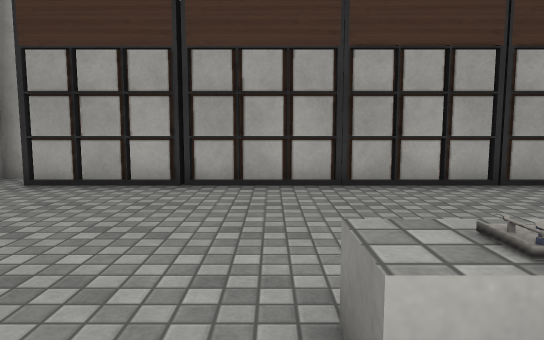
View 1 (above)

20 first-person views from a walk through a Unity game level. The camera is 1.2 m above the floor, tilts 6° down and sees 70° across. The floor is counted in squares, 1 m on a side. Each view is taken from the middle of a square. On the plan, view 1 faces up. The plan holds only what a view shows up to about 15 squares ahead; the rest is blank. Some surface patterns are stand-ins.

View 2
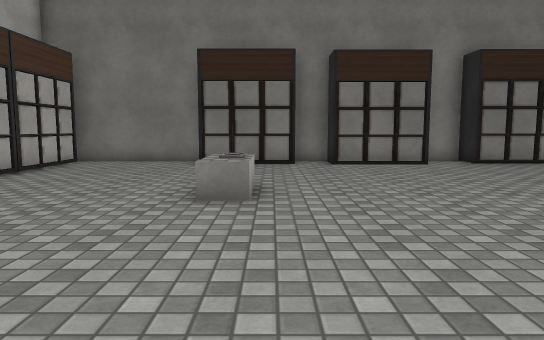

View 3
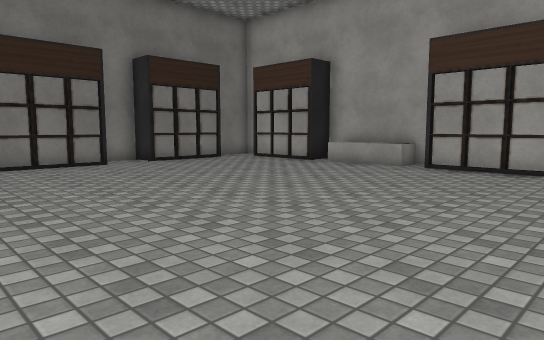

View 4
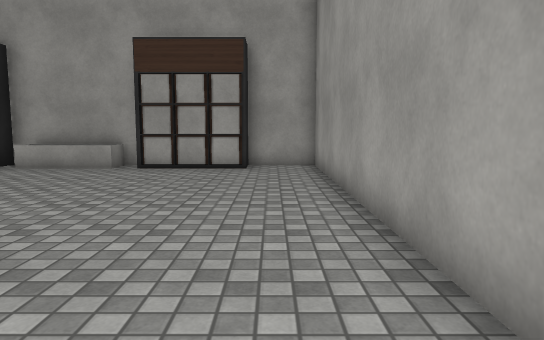

View 5
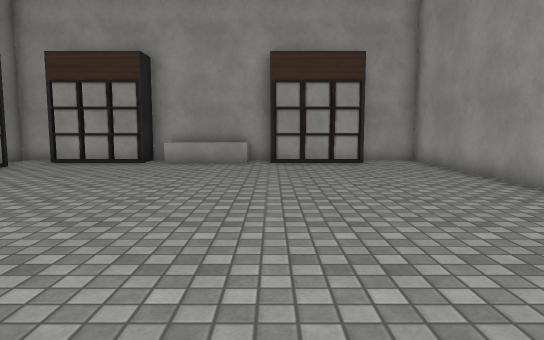

View 6
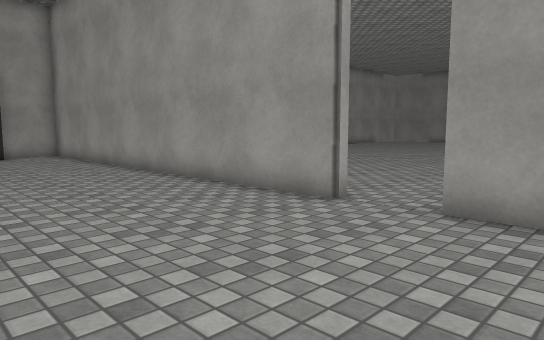

View 7
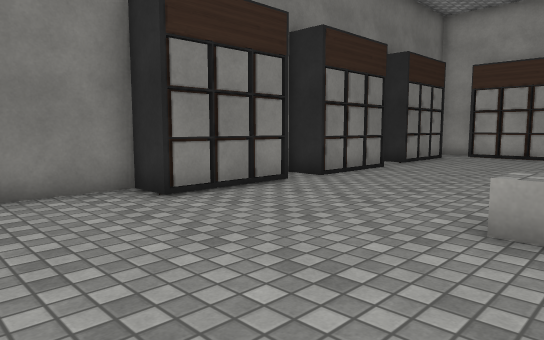

View 8
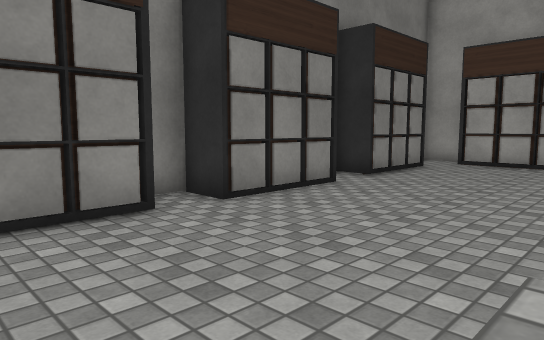

View 9
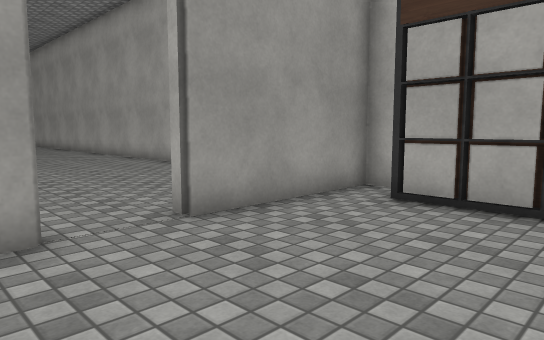

View 10
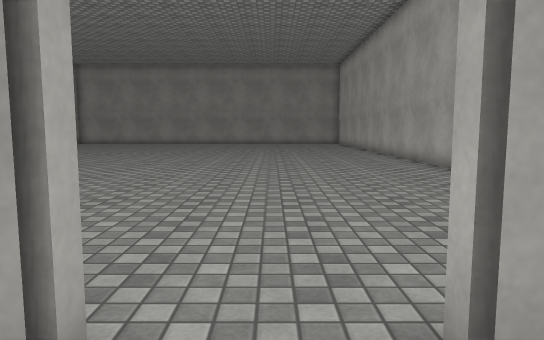

View 11
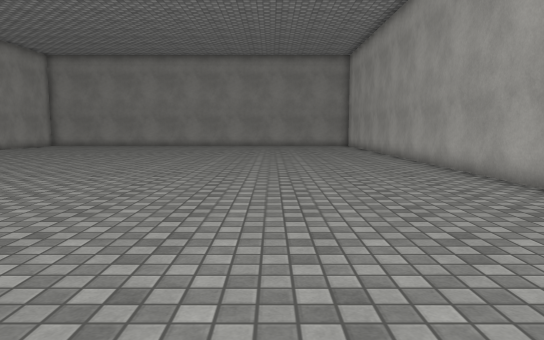

View 12
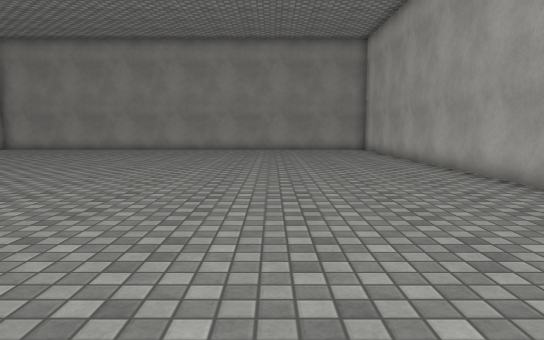

View 13
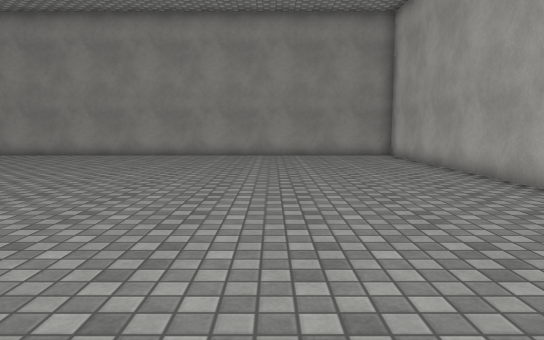

View 14
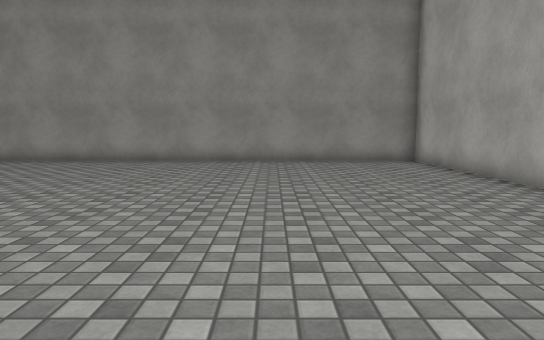

View 15
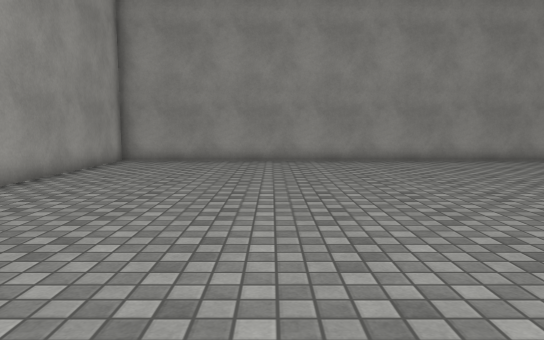

View 16
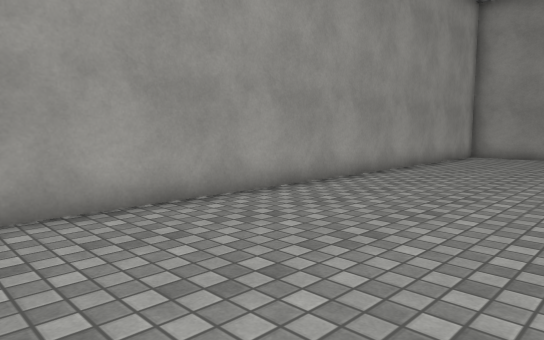

View 17
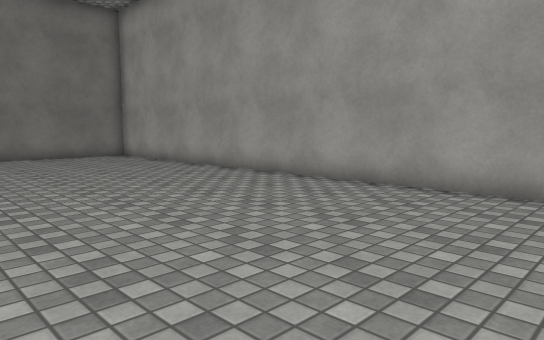

View 18
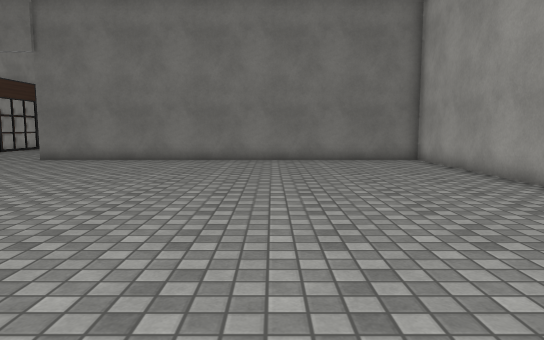

View 19
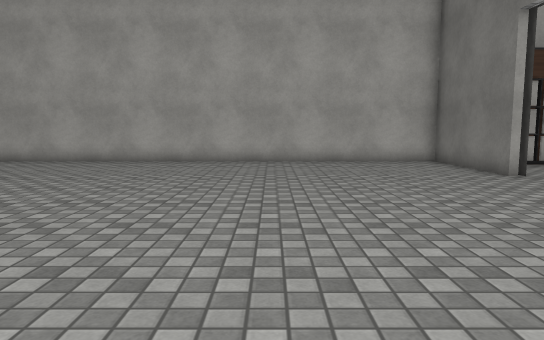

View 20
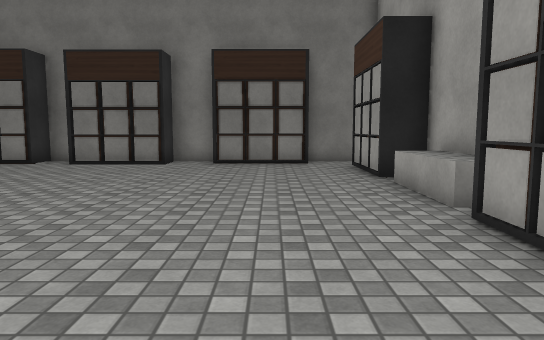

### Floor plan
Points are (right, up) in squares from view 1. A wall is a line through its corners. A room is listed if a view was taken in it or the views show most of it. See-through windows are left out.
Room 1 (views 1, 2, 3, 4, 5, 6, 7, 8, 9, 10, 20)
walls: (7.3, 0.2) (7.3, 3.5); (8.5, -1.3) (8.5, 0.2) (7.4, 0.2) (7.4, 3.5) (8.5, 3.5) (8.5, 8.4); (-6.5, 3.1) (-6.5, -11.7) (-4.1, -11.7); (8.5, -6) (8.5, -4.3); (1.4, 8.1) (-1.5, 8.1); (2.5, 8.1) (1.6, 8.1); (4.5, 8.1) (2.6, 8.1); (-1, -11.7) (3.6, -11.7); (7.1, -11.7) (8.5, -11.7) (8.5, -9.4); (-5.9, 9.5) (-6.5, 9.5) (-6.5, 4.9)
low walls: (-0.1, -11.9) (-0.1, -10.8) (2.9, -10.8)
ways out: opening at (-7, 4) to room 2
objects: other object (-5, 8) to (-3, 8); other object (-4, -11) to (-1, -11); other object (-2, 8); other object (1, 1) to (2, 2); other object (4, -11) to (7, -11); other object (5, 8); other object (6, 8) to (8, 8); other object (7, -9) to (8, -6); other object (7, -4) to (8, -1)
Room 2 (views 11, 12, 13, 14, 15, 16, 17, 18, 19)
walls: (-6.9, 4.9) (-6.9, 9.5) (-36.8, 9.5) (-36.8, -11.7) (-6.9, -11.7); (-6.9, -8.2) (-6.9, -7)
ways out: opening at (-7, 4) to room 1

Where each view was taken, in squares from view 1:
view 1: 0 up, 0 right, facing up
view 2: 1 up, 6 left, facing right
view 3: 1 up, 6 left, facing down-right
view 4: 1 up, 5 left, facing down
view 5: 3 up, 1 left, facing down
view 6: 7 up, 1 left, facing down-left
view 7: 7 up, 1 right, facing down-right
view 8: 3 up, 2 right, facing down-right
view 9: 2 up, 2 left, facing up-left
view 10: 4 up, 5 left, facing left
view 11: 4 up, 9 left, facing left
view 12: 4 up, 14 left, facing left
view 13: 4 up, 19 left, facing left
view 14: 4 up, 22 left, facing left
view 15: 6 down, 22 left, facing left
view 16: 6 down, 19 left, facing down-left
view 17: 4 down, 24 left, facing down-right
view 18: 6 down, 22 left, facing right
view 19: 5 down, 13 left, facing up
view 20: 8 down, 6 left, facing right
